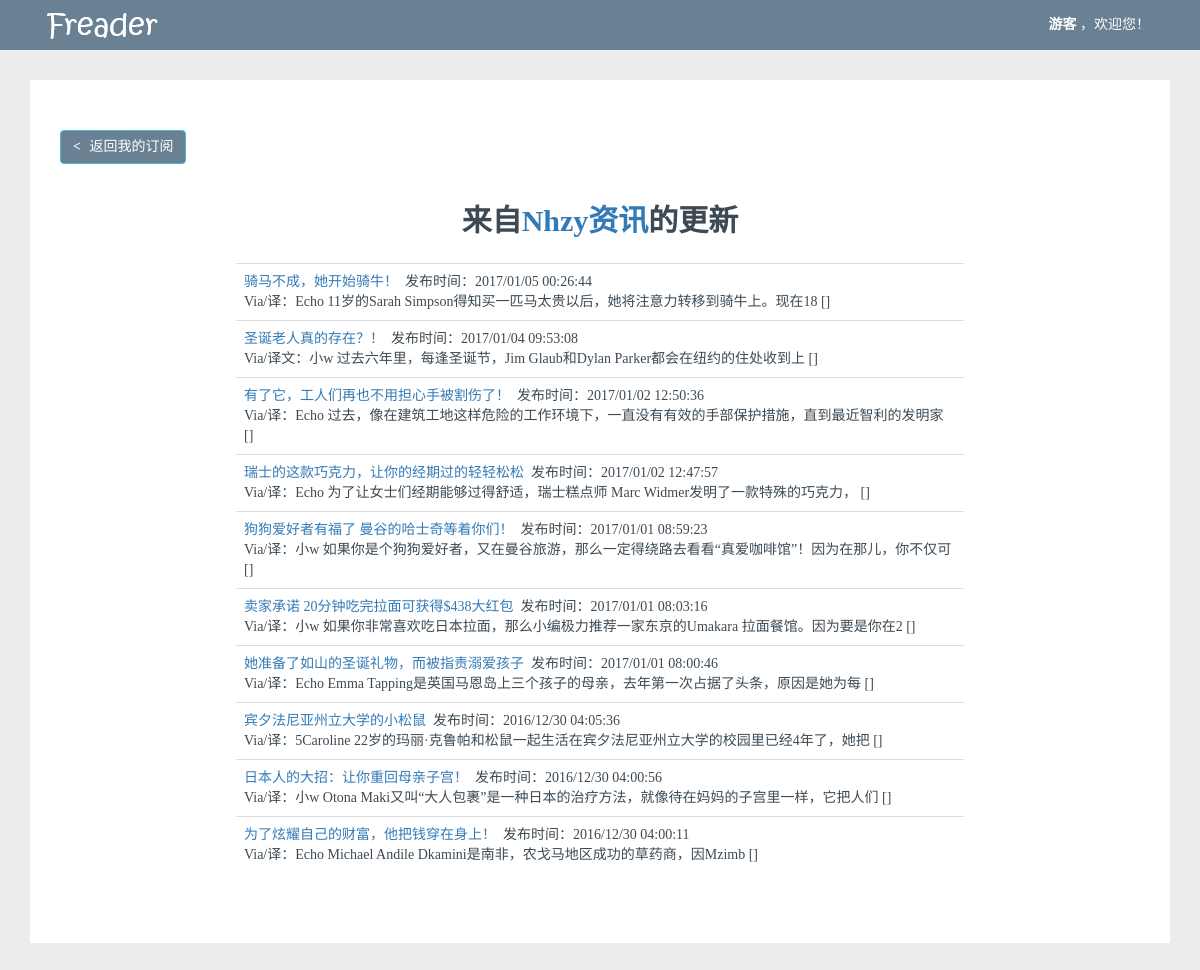
Screenshot of /chnl/381/ with the database file from the repository.
### Main/models.py (models this page shows, shortened)
class Channel(models.Model):
    title=models.CharField('标题',max_length=32)
    link=models.CharField('订阅源',max_length=64)
    description=models.CharField('描述',max_length=128)
    created_time=models.DateTimeField("创建时间",auto_now_add=True)
    has_update=models.BooleanField('是否有更新',default=False)
    class Meta:
        ordering=['-created_time']

class Item(models.Model):
    title=models.CharField('标题',max_length=32)
    link=models.CharField('链接',max_length=64)
    pubdate=models.DateTimeField('发布时间',null=True)
    description=models.CharField('描述',max_length=128)
    channel=models.ForeignKey(Channel,verbose_name='所属源')
    is_new=models.BooleanField('是否是最新',default=False)
    class Meta:
        ordering=['-pubdate']

### Main/views.py (the view)
# urls.py: url(r'^chnl/(?P<chnl_id>\d+)/$',ChnlUpdtView.as_view(),name='chnlupdt'),
class ChnlUpdtView(DetailView):
    model = Channel
    template_name = 'chnlupdt.html'
    context_object_name = 'channel'
    pk_url_kwarg = 'chnl_id'
    def get_context_data(self, **kwargs):
        kwargs['items']=self.object.item_set.all().distinct()
        if self.request.user.is_anonymous:
            kwargs['username']='游客'
        else:
            kwargs['username']=self.request.user.username
        return super(ChnlUpdtView,self).get_context_data(**kwargs)

### Main/templates/chnlupdt.html (shortened to what this page needs)
{% extends 'template.html' %}
{% load staticfiles %}
{% block mycss %}
    <link rel="stylesheet" type="text/css" href="{% static 'main/css/main.css' %}">
{% endblock %}
{% block content %}
    <div id="container">
		<div id="top">
            <span class="dropdown">
                    <a id="username" href="{% url 'Main:home' %}" class="dropdown-toggle" data-toggle="dropdown" aria-haspopup="true" aria-expanded="true">
                        {{ username }}
                    </a>
            </span>
            <span>，欢迎您！</span>
        </div>
        <div id="mainbox">
            <div style="height: 50px;"><a href="{% url 'Main:home' %}"><button type="button" class="btn btn-info" style="left: 5%; position: absolute; background: #6A8194;">
                <span style="font-weight: 900;padding-right: 5px;"><</span>
                <span>返回我的订阅</span>
            </button></a></div>
            <div style="font-size: 30px;font-weight: bold; margin: 20px; text-align: center;">来自<a href="{{ channel.link }}">{{ channel.title }}</a>的更新</div>
            <div style="width: 70%; margin: 0px auto;">
                <table class="table table-hover">
                    <tbody>
                    {% for item in items %}
                        <tr><td>
                            <a href="{{ item.link }}">{{ item.title }}</a><span>&nbsp;&nbsp;发布时间：{{ item.pubdate|date:"Y/m/d  H:i:s" }}</span><br/>
                            <span>{{ item.description }}</span>
                        </td></tr>
                    {% endfor %}
                </tbody>
            </table></div>
        </div>
	</div>
{% endblock %}

### Main/static/main/css/main.css (style rules this page uses)
html { overflow-y:scroll; }
body { margin:0; padding:0; font-family: 'Microsoft Yahei','SimSun'; }
div,dl,dt,dd,ul,ol,li,h1,h2,h3,h4,h5,h6,pre,form,fieldset,input,textarea,blockquote,p { padding:0; margin:0; }
a { text-decoration: none; }
#container { background: #EAECEE; padding-bottom: 30px; min-height: 700px; }
#top { background: #6A8194 url('../img/logo.png') no-repeat 30px 0px; height: 50px; text-align: right; line-height: 50px; padding-right: 50px; color: white; }
#username { font-weight: bold; color: white; }
#mainbox { background: white; width: 95%; min-height: 500px; margin: 30px auto; padding:50px; color: #3D4A54; }

### rows the page displays
Channel: title "Nhzy资讯"
Item: title "骑马不成，她开始骑牛！", pubdate "2017/01/05 00:26:44", description "Via/译：Echo 11岁的Sarah Simpson得知买一匹马太贵以后，她将注意力转移到骑牛上。现在18 []"
Item: title "圣诞老人真的存在？！", pubdate "2017/01/04 09:53:08", description "Via/译文：小w 过去六年里，每逢圣诞节，Jim Glaub和Dylan Parker都会在纽约的住处收到上 []"
Item: title "有了它，工人们再也不用担心手被割伤了！", pubdate "2017/01/02 12:50:36", description "Via/译：Echo 过去，像在建筑工地这样危险的工作环境下，一直没有有效的手部保护措施，直到最近智利的发明家 []"
Item: title "瑞士的这款巧克力，让你的经期过的轻轻松松", pubdate "2017/01/02 12:47:57", description "Via/译：Echo 为了让女士们经期能够过得舒适，瑞士糕点师 Marc Widmer发明了一款特殊的巧克力， []"
Item: title "狗狗爱好者有福了 曼谷的哈士奇等着你们！", pubdate "2017/01/01 08:59:23", description "Via/译：小w 如果你是个狗狗爱好者，又在曼谷旅游，那么一定得绕路去看看“真爱咖啡馆”！因为在那儿，你不仅可 []"
Item: title "卖家承诺 20分钟吃完拉面可获得$438大红包", pubdate "2017/01/01 08:03:16", description "Via/译：小w 如果你非常喜欢吃日本拉面，那么小编极力推荐一家东京的Umakara 拉面餐馆。因为要是你在2 []"
Item: title "她准备了如山的圣诞礼物，而被指责溺爱孩子", pubdate "2017/01/01 08:00:46", description "Via/译：Echo Emma Tapping是英国马恩岛上三个孩子的母亲，去年第一次占据了头条，原因是她为每 []"
Item: title "宾夕法尼亚州立大学的小松鼠", pubdate "2016/12/30 04:05:36", description "Via/译：5Caroline 22岁的玛丽·克鲁帕和松鼠一起生活在宾夕法尼亚州立大学的校园里已经4年了，她把 []"
Item: title "日本人的大招：让你重回母亲子宫！", pubdate "2016/12/30 04:00:56", description "Via/译：小w Otona Maki又叫“大人包裹”是一种日本的治疗方法，就像待在妈妈的子宫里一样，它把人们 []"
Item: title "为了炫耀自己的财富，他把钱穿在身上！", pubdate "2016/12/30 04:00:11", description "Via/译：Echo Michael Andile Dkamini是南非，农戈马地区成功的草药商，因Mzimb []"

### other values shown
{{ username }} "游客"
